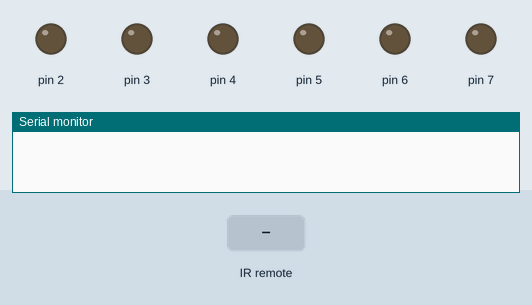
This sketch was run on a simulated Arduino Uno, built with avr-gcc and run on an emulated ATmega328P. Parts: output pins drawn as LEDs (lit = HIGH), the last lines printed to the serial monitor. Dashed ring = blinking. The test bench sets the inputs (shaded band).

Above: at 1.2 s.
1.3 s: infrared code 0xFFC23D received
At 1.51 s:
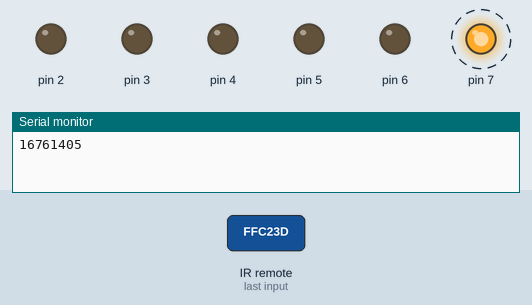
4.3 s: infrared code 0xFFA25D received
At 4.9 s:
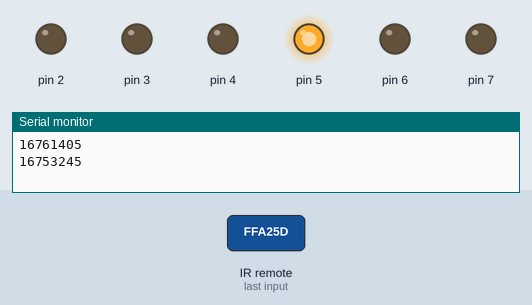
5.8 s: infrared code 0xFF629D received
At 7.0 s:
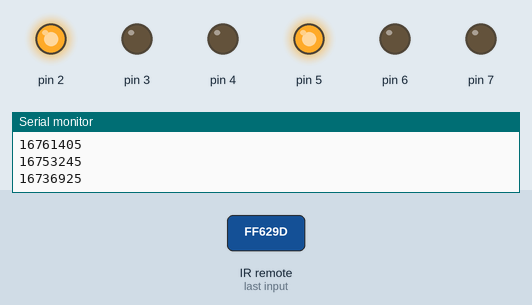
7.3 s: infrared code 0xFFE21D received
At 8.3 s:
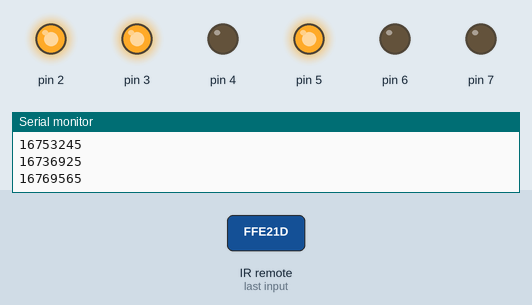
8.8 s: infrared code 0xFF22DD received
At 9.5 s:
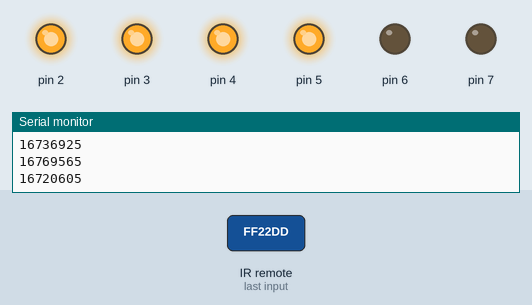
10.3 s: infrared code 0xFF02FD received
At 10.6 s:
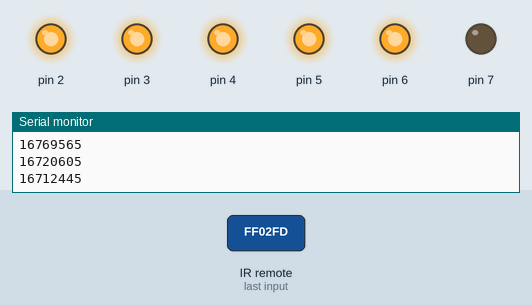
Timing chart, 0 to 12.8 s (numbered marks = the images above; inputs shaded):
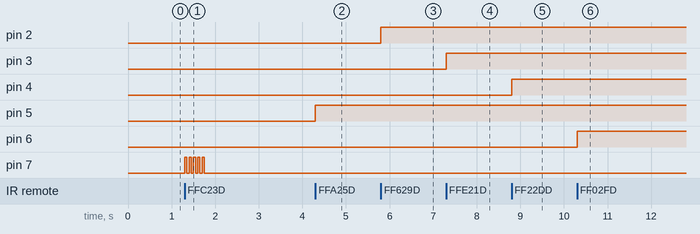

The sketch:

IR_controll.ino
```cpp
#include <IRremote.h>
IRrecv res (13); //port of reciver
decode_results results; //the code of the input
unsigned int num_1 = 16753245;//value of preesing number 1
bool num1_state =false;//state of the light OFF->false/ON->true
unsigned int num_2 = 16736925;//value of preesing number 2
bool num2_state =false;//state of the light OFF->false/ON->true
unsigned int num_3 = 16769565;//value of preesing number 3
bool num3_state =false;//state of the light OFF->false/ON->true
unsigned int num_4 = 16720605;//value of preesing number 4
bool num4_state =false;//state of the light OFF->false/ON->true
unsigned int num_5 = 16712445;//value of preesing number 5
bool num5_state =false;//state of the light OFF->false/ON->true
unsigned int num_6 = 16761405;//value of preesing number 5
void setup()
{
Serial.begin(9600);//serial screen
res.enableIRIn();//activ the reciver
pinMode(2,OUTPUT);
pinMode(3,OUTPUT);
pinMode(4,OUTPUT);
pinMode(5,OUTPUT);
pinMode(6,OUTPUT);
pinMode(7,OUTPUT);
}
void loop() {
if (res.decode(&results))//if there are signal
{
  unsigned int buttonpressed = results.value; //save the button code pressed
  Serial.println(results.value);//print the signal
  function1(buttonpressed);
  res.resume();  //Continue
}
}
void function1 (unsigned int val)
{
if (val == num_1)
{if (num1_state == true)
  {digitalWrite(5,LOW); num1_state = (!num1_state);}
else {digitalWrite(5,HIGH); num1_state = (!num1_state);}
}
if (val == num_4)
{if (num4_state == true)
  {digitalWrite(4,LOW); num4_state = (!num4_state);}
else {digitalWrite(4,HIGH); num4_state = (!num4_state);}
}
if (val == num_3)
{if (num3_state == true)
  {digitalWrite(3,LOW); num3_state = (!num3_state);}
else {digitalWrite(3,HIGH); num3_state = (!num3_state);}
}
if (val == num_2)
{if (num2_state == true)
  {digitalWrite(2,LOW); num2_state = (!num2_state);}
else {digitalWrite(2,HIGH); num2_state = (!num2_state);}
}
if (val == num_5)
{if (num5_state == true)
  {digitalWrite(6,LOW); num5_state = (!num5_state);}
else {digitalWrite(6,HIGH); num5_state = (!num5_state);}
}
if (val == num_6)
{
  for(int x = 0 ;x<5 ;x++)
  {
digitalWrite(7,HIGH);
delay(50);
digitalWrite(7,LOW);
delay(50);
  }
  }
}
```

Measured:
- after the input at 1.3 s, pin 7: alternates HIGH for 0.05 s and LOW for 0.05 s, 10 changes in all, then stays LOW, starting at once
- after the input at 4.3 s, pin 5: LOW → HIGH at once
- after the input at 5.8 s, pin 2: LOW → HIGH at once
- after the input at 7.3 s, pin 3: LOW → HIGH at once
- after the input at 8.8 s, pin 4: LOW → HIGH at once
- after the input at 10.3 s, pin 6: LOW → HIGH at once
